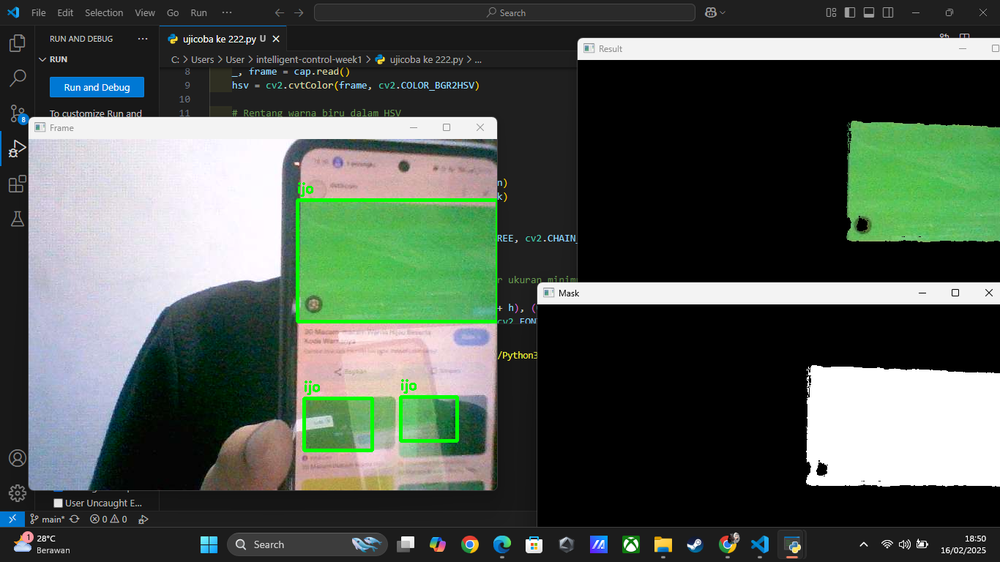
#> input picture TUGAS 1 BOUNDING BOX.png, 1000 x 562 px, shrunk from 1366 x 768 before the run, given in place of the camera
$ python 'TUGAS 1 WARNA HIJAU BOUNDING BOX.py'
#> lines starting #> are read from the running program, lines starting #| are printed output that depends on the picture; after the words box and inside, x2 and y2 are one past the last pixel; in counts of white or black regions, pixels touching at a corner belong together
import cv2
import numpy as np

# Inisialisasi kamera
cap = cv2.VideoCapture(0)

while True:
    _, frame = cap.read()
#> frame is the input picture: shape (562, 1000, 3); mean B, G, R 79.6, 87.5, 78.2
    hsv = cv2.cvtColor(frame, cv2.COLOR_BGR2HSV)
#> hsv: shape (562, 1000, 3); mean H, S, V 32.2, 32.9, 92.3

    # Rentang warna hijau dalam HSV
    lower_green = np.array([35, 100, 100])
    upper_green = np.array([85, 255, 255])

    # Masking untuk mendeteksi warna hijau
    mask = cv2.inRange(hsv, lower_green, upper_green)
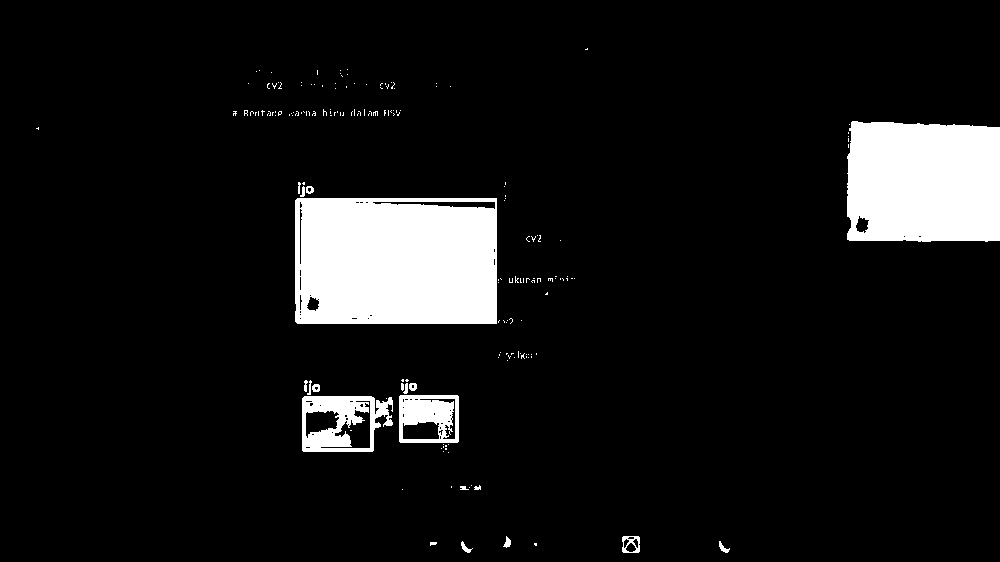
#> mask: shape (562, 1000); 8.7% white; 181 white regions (161 under 20 px)
    result = cv2.bitwise_and(frame, frame, mask=mask)
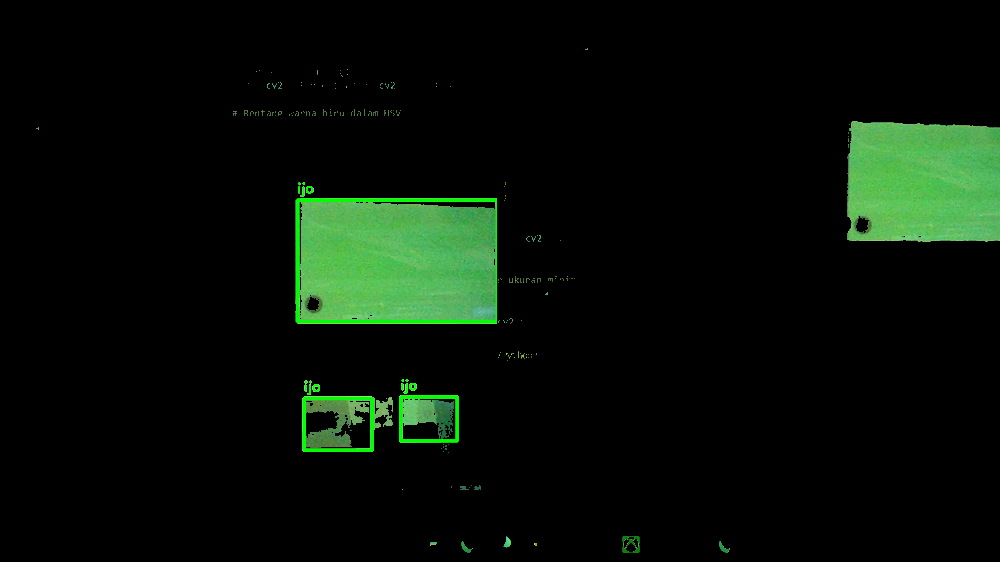
#> result: shape (562, 1000, 3); mean B, G, R 7.1, 16.1, 7.1

    # Deteksi kontur dari objek hijau
    contours, _ = cv2.findContours(mask, cv2.RETR_TREE, cv2.CHAIN_APPROX_SIMPLE)
#> contours = 244 contours, 217 with area under 20; largest, box (x1, y1, x2, y2) and area: (295, 198, 497, 324) 25114, (847, 121, 1000, 242) 17454, (302, 396, 393, 452) 4182, (399, 395, 459, 443) 2771, (320, 400, 371, 449) 918

    for contour in contours:
        if cv2.contourArea(contour) > 500:  # Filter ukuran minimum kontur
            x, y, w, h = cv2.boundingRect(contour)
            cv2.rectangle(frame, (x, y), (x + w, y + h), (0, 255, 0), 3)  # Gambar bounding box
            cv2.putText(frame, "ijo", (x, y - 10), cv2.FONT_HERSHEY_SIMPLEX, 0.6, (0, 255, 0), 2)
#> this loop made 244 passes
#> (x, y, w, h) on passes 26, 33, 38, 42, 47, 122, 138, 157: (302, 396, 91, 56), (305, 410, 35, 29), (320, 400, 51, 49), (399, 395, 60, 48), (402, 421, 38, 19), (295, 198, 202, 126), (372, 201, 124, 9), (847, 121, 153, 121)
#> contour on passes 11, 12, 14, 16, 17, 18: [[402, 489]], [[469, 487]], [[451, 486], [451, 487]], [[471, 485]], [[448, 452]], [[443, 451]]
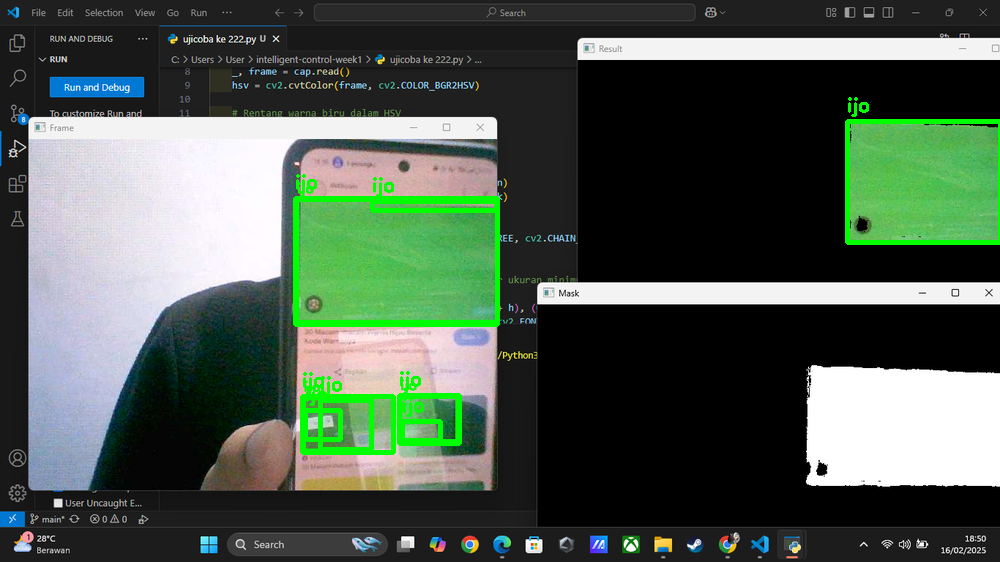
#> frame: shape (562, 1000, 3); 1.92% of pixels changed, all inside (x1, y1, x2, y2) = (293, 97, 1000, 455)
    # Menampilkan hasil
    cv2.imshow("Frame", frame)
    cv2.imshow("Mask", mask)
    cv2.imshow("Result", result)

    if cv2.waitKey(1) & 0xFF == ord('q'):
#> (key q is pressed here)
        break

cap.release()
cv2.destroyAllWindows()

$ run again, on TUGAS 1.png
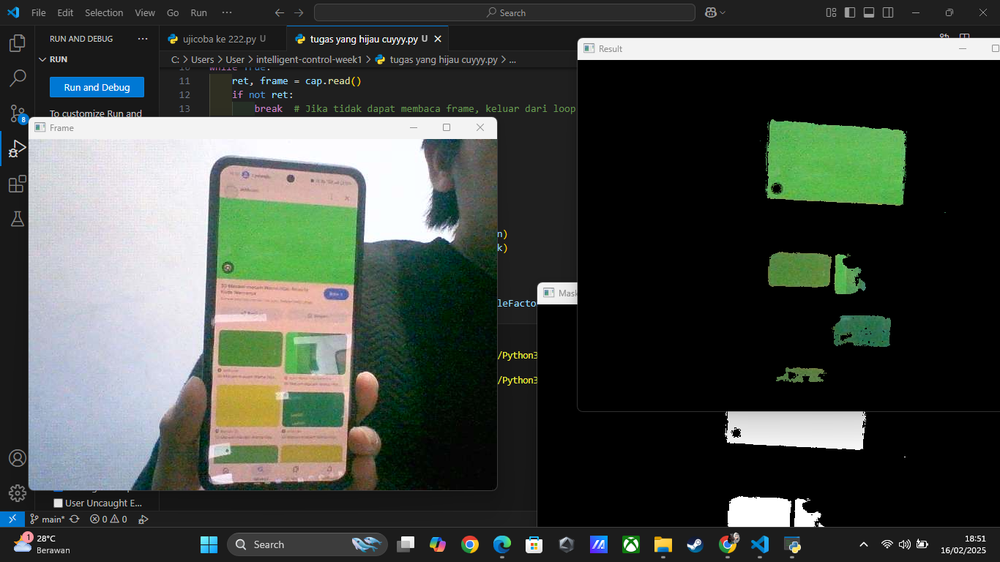
#> input picture TUGAS 1.png, 1000 x 562 px, shrunk from 1366 x 768 before the run, given in place of the camera
#> frame is the input picture: shape (562, 1000, 3); mean B, G, R 66.8, 71.9, 66.7
#> hsv: shape (562, 1000, 3); mean H, S, V 29.1, 32.2, 76.4
#> `mask = cv2.inRange(hsv, lower_green, upper_green)`:
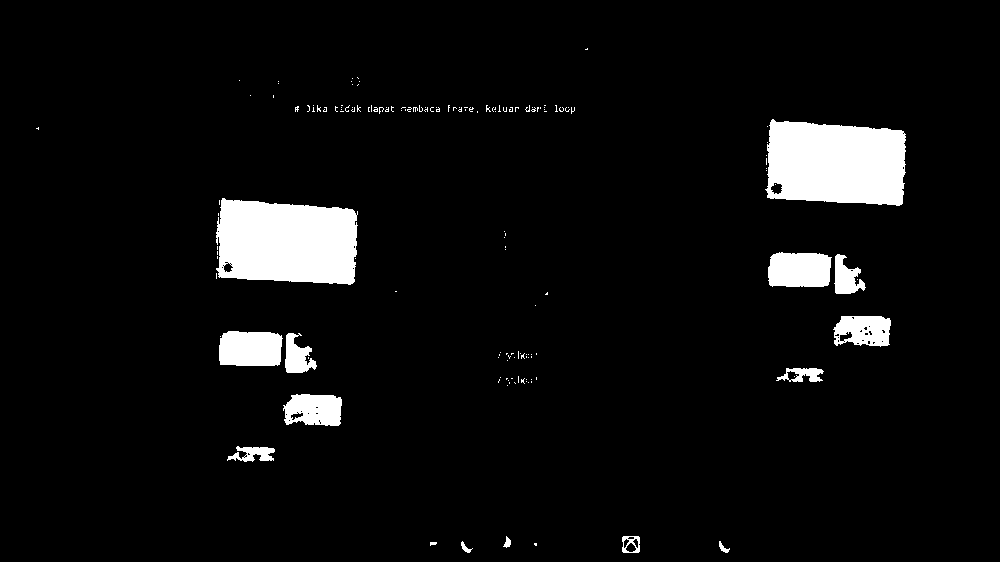
#> mask: shape (562, 1000); 5.6% white; 152 white regions (137 under 20 px)
#> contours = 207 contours, 185 with area under 20; largest, box (x1, y1, x2, y2) and area: (216, 198, 358, 285) 10346, (765, 119, 906, 206) 10256, (219, 331, 283, 366) 1962, (768, 252, 832, 287) 1932, (283, 394, 342, 426) 1520
#> the loop `for contour in contours:` made 207 passes
#> (x, y, w, h) on passes 15, 65, 66, 67, 92, 94, 104, 121: (283, 394, 59, 32), (285, 333, 32, 40), (219, 331, 64, 35), (833, 316, 58, 31), (834, 254, 32, 40), (768, 252, 64, 35), (216, 198, 142, 87), (765, 119, 141, 87)
#> after the loop `for contour in contours:`:
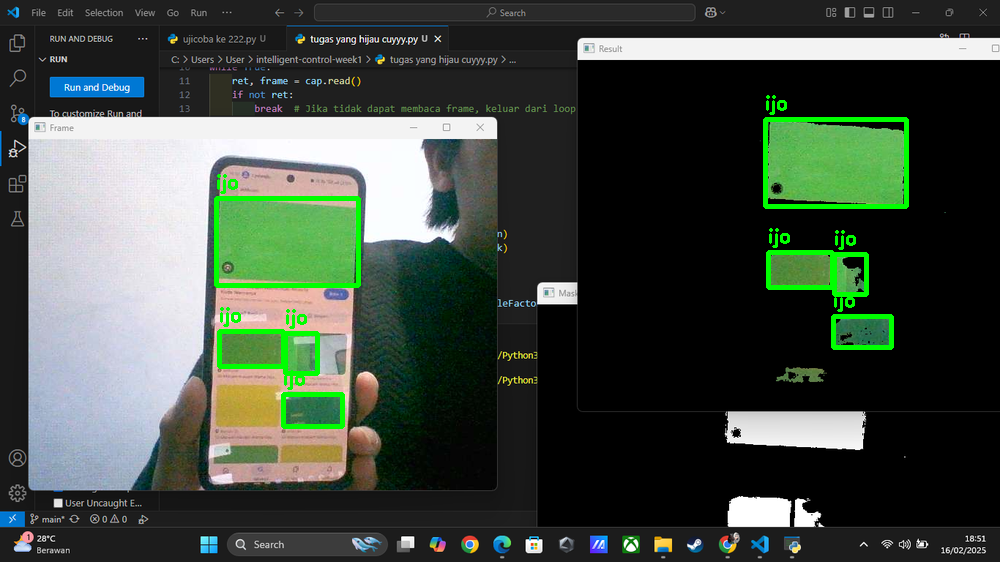
#> frame: shape (562, 1000, 3); 1.93% of pixels changed, all inside (x1, y1, x2, y2) = (214, 95, 909, 429)
